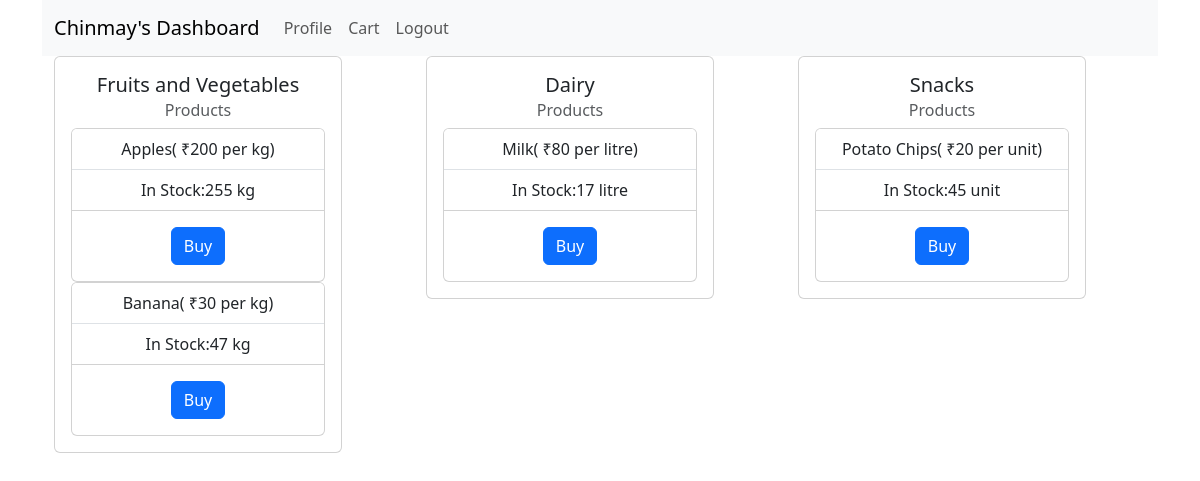
Page /user/1 on the committed database.
### application/models.py (models this page shows)
class User(db.Model):
    u_id=db.Column(db.Integer,primary_key=True)
    name=db.Column(db.String,nullable=False,unique=False)
    username=db.Column(db.String,unique=True,nullable=False)
    password=db.Column(db.String,nullable=False)

class Category(db.Model):
    c_id=db.Column(db.Integer,primary_key=True)
    name=db.Column(db.String,unique=True,nullable=False)
    items=db.relationship("Product",backref="product_type")

class Product(db.Model):
    p_id=db.Column(db.Integer,primary_key=True)
    name=db.Column(db.String,nullable=False,unique=True)
    category_id=db.Column(db.Integer,db.ForeignKey("category.c_id"),nullable=False)
    unit=db.Column(db.String(6),nullable=False)
    quantity=db.Column(db.Integer,nullable=False)
    cost=db.Column(db.Integer,nullable=False)

### application/controllers2.py (the view)
@app.route("/user/<int:id>",methods=["GET","POST"])
def user_dashboard(id):
    if request.method=="GET":
        u=User.query.get(id)
        categories=Category.query.all()
        return render_template("user_dashboard.html",u=u,categories=categories)

### templates/user_dashboard.html (shortened to what this page needs)
{%extends"base.html"%}
{%block content%}
<div class="container" >
    <nav class="navbar navbar-expand-lg bg-body-tertiary" style="background-color: #a0a3a5;">
        <div class="container-fluid">
          <a class="navbar-brand" href="/user/{{u.u_id}}">{{u.name}}'s Dashboard</a>
          <div class="collapse navbar-collapse" id="navbarNav">
            <ul class="navbar-nav">
              <li class="nav-item">
                <a class="nav-link" aria-current="page" href="/user/{{u.u_id}}/profile">Profile</a>
              </li>
              <li class="nav-item">
                <a class="nav-link" aria-current="page" href="/user/{{u.u_id}}/cart">Cart</a>
              </li>
              <li class="nav-item">
                <a class="nav-link" href="/">Logout</a>
              </li>
            </ul>
          </div>
        </div>
    </nav>
    {%if categories|length == 0 %}
    <div class="alert alert-primary" role="alert">
      No Categories or Products Created!
    </div>
  {%else%}
    <div class="container text-center">
      <div class="row row-cols-3">
          {%for category in categories%}
        <div class="col">
          <div class="card" style="width: 18rem;">
              <div class="card-body">
                <h5 class="card-title">{{category.name}}</h5>
                {%if category.items|length==0%}
                <h6 class="card-subtitle mb-2 text-body-secondary">No Products!</h6>
                {%else%}
                <h6 class="card-subtitle mb-2 text-body-secondary">Products</h6>
                <ul class="list-group list-group-flush">
                {%for product in category.items%}
                <div class="card">
                  <ul class="list-group list-group-flush">
                    <li class="list-group-item">{{product.name}}( ₹{{product.cost}} per {{product.unit}})</li>
                    {%if product.quantity==0%}
                    <li class="list-group-item">OUT OF STOCK!</li>
                    {%else%}
                    <li class="list-group-item">In Stock:{{product.quantity}} {{product.unit}}</li>
                    {%endif%}
                  </ul>
                  {%if product.quantity==0%}
                  <div class="card-body">
                    <a class="btn btn-secondary" href="#" role="button" disabled>Buy</a>
                  </div>
                  {%else%}
                  <div class="card-body">
                    <a class="btn btn-primary" href="/user/{{u.u_id}}/{{product.p_id}}" role="button">Buy</a>
                  </div>
                  {%endif%}
                </div>
                {%endfor%}
                </ul>
                {%endif%}
              </div>
            </div>
            </div>
          {%endfor%}
      </div>
    </div>
    {%endif%}
</div>
{%endblock%}

### rows in the picture
User: name "Chinmay"
Category: name "Fruits and Vegetables"
Product: name "Apples", cost "200", unit "kg", quantity "255"
Product: name "Banana", cost "30", unit "kg", quantity "47"
Category: name "Dairy"
Product: name "Milk", cost "80", unit "litre", quantity "17"
Category: name "Snacks"
Product: name "Potato Chips", cost "20", unit "unit", quantity "45"
